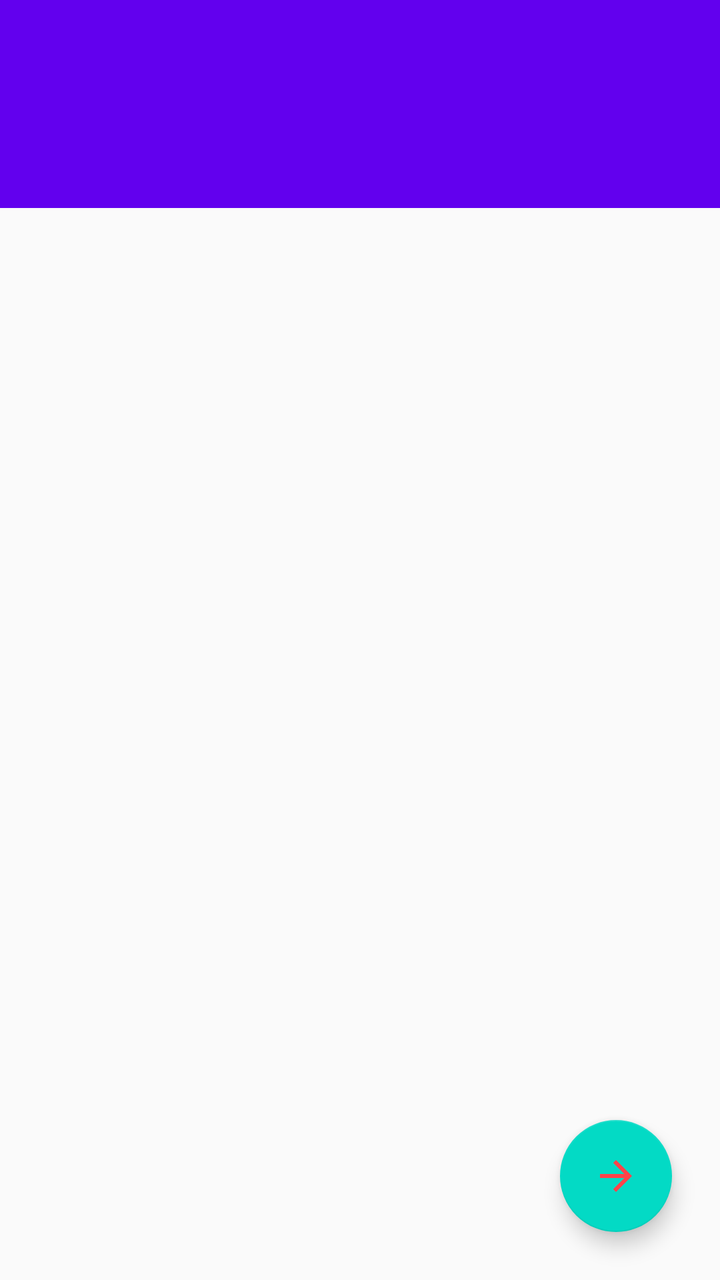
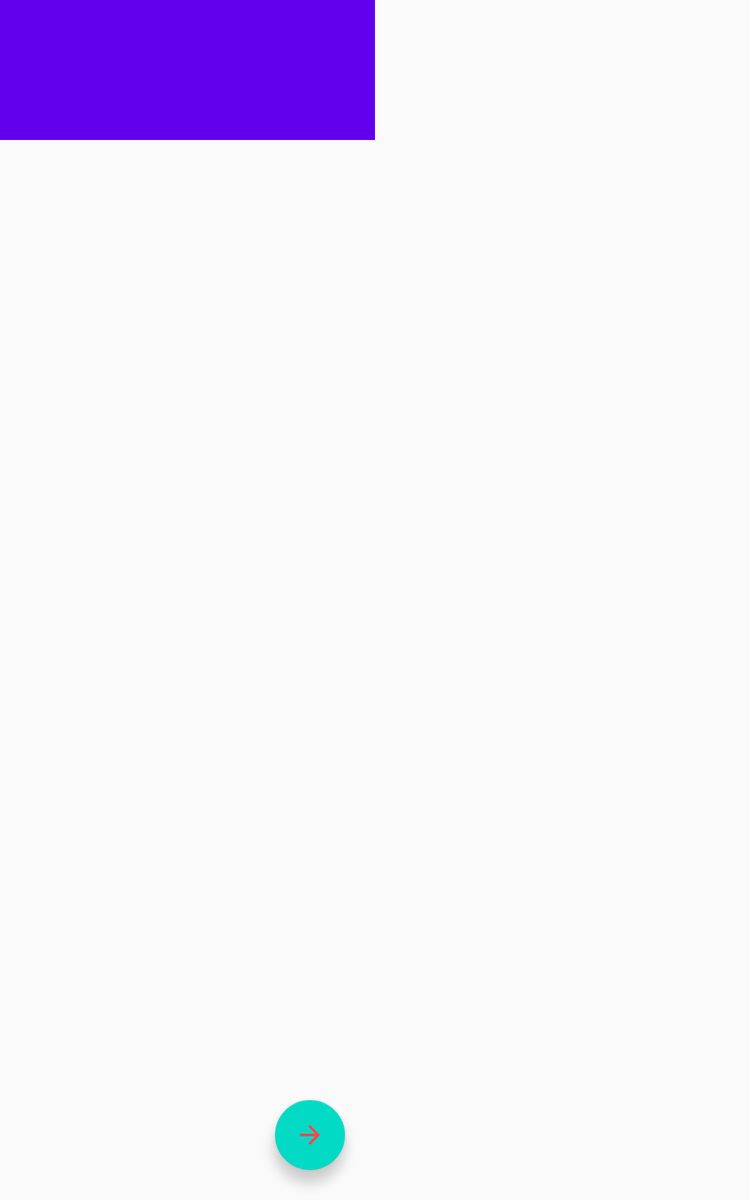

First picture: res/layout/ on a phone held upright. Second picture: the repository's own variant of that layout, on a device whose configuration matches the variant's folder. Source for both follows.
<!-- AndroidManifest.xml: activity theme AppTheme.NoActionBar -->
<!-- res/layout/activity_main.xml -->
<?xml version="1.0" encoding="utf-8"?>
<androidx.constraintlayout.widget.ConstraintLayout xmlns:android="http://schemas.android.com/apk/res/android"
    xmlns:app="http://schemas.android.com/apk/res-auto"
    xmlns:tools="http://schemas.android.com/tools"
    android:layout_width="match_parent"
    android:layout_height="match_parent"
    tools:context=".MainActivity">

    <com.google.android.material.appbar.AppBarLayout
        android:id="@+id/appBarLayout"
        android:layout_width="match_parent"
        android:layout_height="wrap_content"
        android:theme="@style/AppTheme.AppBarOverlay"
        app:layout_constraintEnd_toEndOf="parent"
        app:layout_constraintStart_toStartOf="parent"
        app:layout_constraintTop_toTopOf="parent">

        <androidx.appcompat.widget.Toolbar
            android:id="@+id/toolbar"
            android:layout_width="match_parent"
            android:layout_height="?attr/actionBarSize"
            android:background="?attr/colorPrimary"
            app:popupTheme="@style/AppTheme.PopupOverlay" />

        <com.google.android.material.tabs.TabLayout
            android:id="@+id/tab_layout"
            android:layout_width="match_parent"
            android:layout_height="wrap_content"
            android:background="@color/colorPrimary">
        </com.google.android.material.tabs.TabLayout>

    </com.google.android.material.appbar.AppBarLayout>


    <androidx.viewpager.widget.ViewPager
        android:id="@+id/view_pager"
        android:layout_width="0dp"
        android:layout_height="0dp"
        android:layout_marginTop="8dp"
        android:layout_marginBottom="8dp"
        app:layout_constraintBottom_toBottomOf="parent"
        app:layout_constraintEnd_toEndOf="parent"
        app:layout_constraintHorizontal_bias="1.0"
        app:layout_constraintStart_toStartOf="parent"
        app:layout_constraintTop_toBottomOf="@+id/appBarLayout" />

    <com.google.android.material.floatingactionbutton.FloatingActionButton
        android:id="@+id/fab"
        android:layout_width="wrap_content"
        android:layout_height="wrap_content"
        android:layout_gravity="bottom|end"
        android:layout_margin="@dimen/fab_margin"
        android:layout_marginEnd="24dp"
        android:layout_marginBottom="24dp"
        android:src="@drawable/ic_arrow_forward_black_24dp"
        app:layout_constraintBottom_toBottomOf="parent"
        app:layout_constraintEnd_toEndOf="parent" />

</androidx.constraintlayout.widget.ConstraintLayout>
<!-- resources referenced by this layout -->
<resources>
  <!-- drawable ic_arrow_forward_black_24dp (drawable) -->
  <vector android:height="24dp" android:tint="#FF4349"
      android:viewportHeight="24.0" android:viewportWidth="24.0"
      android:width="24dp" xmlns:android="http://schemas.android.com/apk/res/android">
      <path android:fillColor="#FF000000" android:pathData="M12,4l-1.41,1.41L16.17,11H4v2h12.17l-5.58,5.59L12,20l8,-8z"/>
  </vector>
  <style name="AppTheme.AppBarOverlay" parent="ThemeOverlay.AppCompat.Dark.ActionBar" />
  <style name="AppTheme.PopupOverlay" parent="ThemeOverlay.AppCompat.Light" />
  <style name="AppTheme.NoActionBar">
          <item name="windowActionBar">false</item>
          <item name="windowNoTitle">true</item>
      </style>
</resources>
<!-- res/layout-sw600dp/activity_main.xml (the repository's variant of the layout above) -->
<!-- drawn on a 7-inch tablet held upright -->
<?xml version="1.0" encoding="utf-8"?>
<LinearLayout xmlns:android="http://schemas.android.com/apk/res/android"
    xmlns:app="http://schemas.android.com/apk/res-auto"
    xmlns:tools="http://schemas.android.com/tools"
    android:layout_width="match_parent"
    android:layout_height="match_parent"
    android:baselineAligned="false"
    tools:context=".MainActivity">

    <androidx.constraintlayout.widget.ConstraintLayout
        android:layout_width="0dp"
        android:layout_height="match_parent"
        android:layout_weight="1">

        <com.google.android.material.appbar.AppBarLayout
            android:id="@+id/appBarLayout"
            android:layout_width="match_parent"
            android:layout_height="wrap_content"
            android:theme="@style/AppTheme.AppBarOverlay"
            app:layout_constraintEnd_toEndOf="parent"
            app:layout_constraintStart_toStartOf="parent"
            app:layout_constraintTop_toTopOf="parent">

            <androidx.appcompat.widget.Toolbar
                android:id="@+id/toolbar"
                android:layout_width="match_parent"
                android:layout_height="?attr/actionBarSize"
                android:background="?attr/colorPrimary"
                app:popupTheme="@style/AppTheme.PopupOverlay" />

            <com.google.android.material.tabs.TabLayout
                android:id="@+id/tab_layout"
                android:layout_width="match_parent"
                android:layout_height="wrap_content"
                android:background="@color/colorPrimary">

            </com.google.android.material.tabs.TabLayout>

        </com.google.android.material.appbar.AppBarLayout>


        <androidx.viewpager.widget.ViewPager
            android:id="@+id/view_pager"
            android:layout_width="0dp"
            android:layout_height="0dp"
            android:layout_marginTop="8dp"
            android:layout_marginBottom="8dp"
            app:layout_constraintBottom_toBottomOf="parent"
            app:layout_constraintEnd_toEndOf="parent"
            app:layout_constraintHorizontal_bias="1.0"
            app:layout_constraintStart_toStartOf="parent"
            app:layout_constraintTop_toBottomOf="@+id/appBarLayout" />

        <com.google.android.material.floatingactionbutton.FloatingActionButton
            android:id="@+id/fab"
            android:layout_width="wrap_content"
            android:layout_height="wrap_content"
            android:layout_gravity="bottom|end"
            android:layout_margin="@dimen/fab_margin"
            android:layout_marginEnd="24dp"
            android:layout_marginBottom="24dp"
            android:src="@drawable/ic_arrow_forward_black_24dp"
            app:layout_constraintBottom_toBottomOf="parent"
            app:layout_constraintEnd_toEndOf="parent" />
    </androidx.constraintlayout.widget.ConstraintLayout>

    <ScrollView
        android:id="@+id/full_image_activity"
        android:layout_width="0dp"
        android:layout_height="match_parent"
        android:layout_weight="1">

        <LinearLayout
            android:layout_width="match_parent"
            android:layout_height="wrap_content"
            android:gravity="center"
            android:orientation="vertical">

            <FrameLayout
                android:id="@+id/head_container"
                android:layout_width="match_parent"
                android:layout_height="wrap_content">

            </FrameLayout>

            <FrameLayout
                android:id="@+id/body_container"
                android:layout_width="match_parent"
                android:layout_height="wrap_content">

            </FrameLayout>

            <FrameLayout
                android:id="@+id/leg_container"
                android:layout_width="match_parent"
                android:layout_height="wrap_content"
                android:layout_marginBottom="8dp">

            </FrameLayout>
        </LinearLayout>
    </ScrollView>
</LinearLayout>
